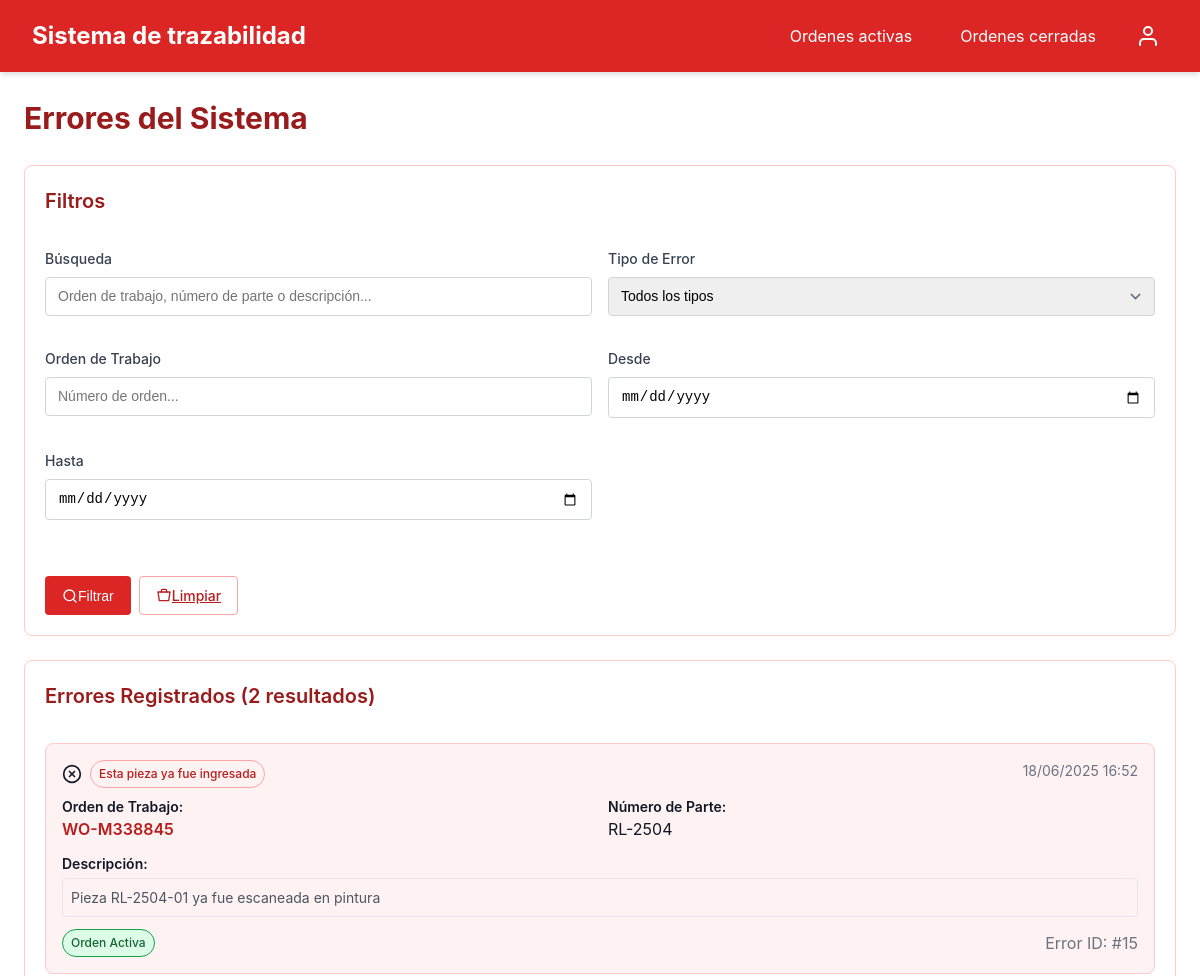
Before: /errores/ (upper part) with the older database file.
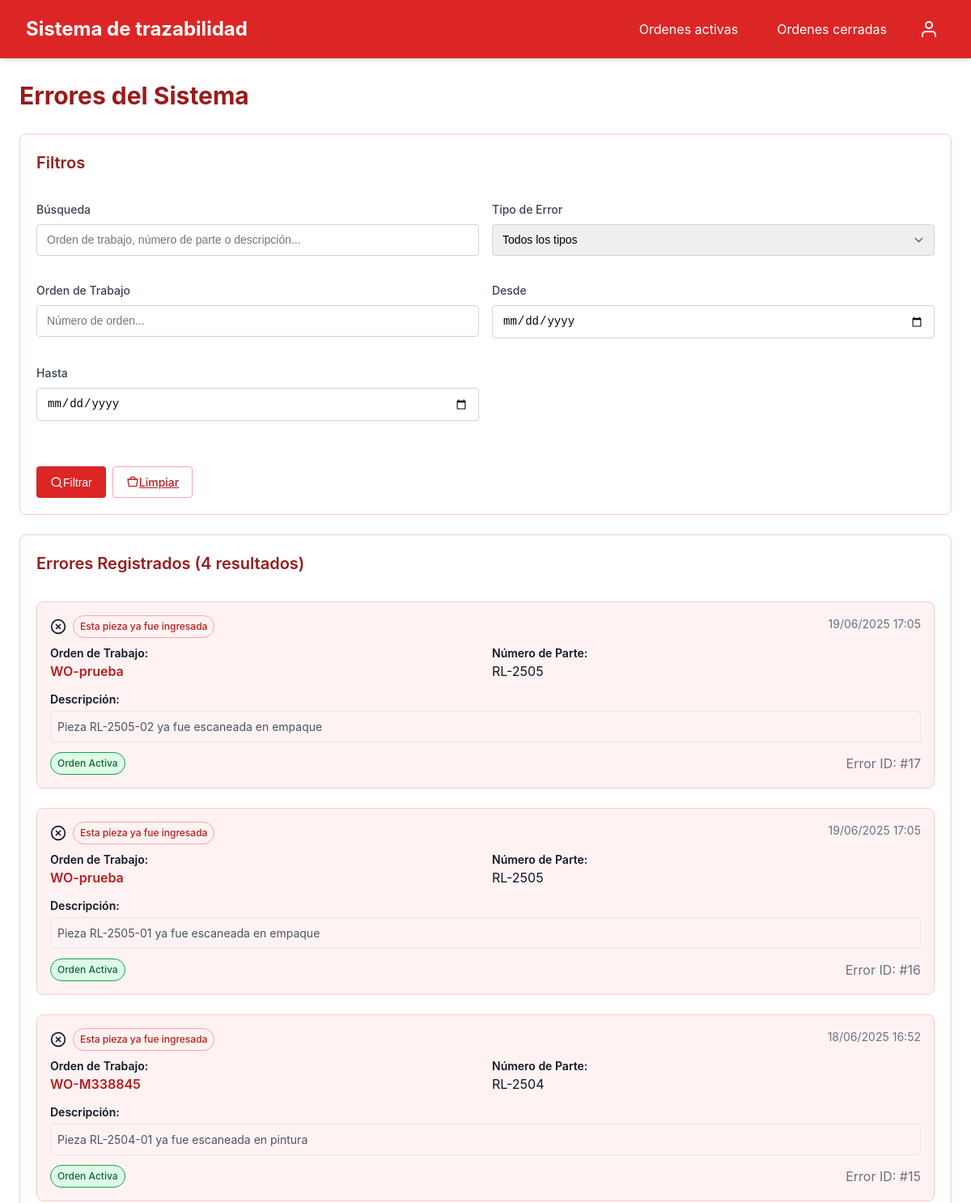
After: the same page with the newer database file.
### system/models.py (models this page shows, shortened)
class Errors(models.Model):
    ERROR_CHOICES = [
        ('exceeded_limit', 'Excedió el límite de piezas en esta celda'),
        ('missing_parts', 'Faltan piezas en esta celda'),
        ('already_entered', 'Esta pieza ya fue ingresada'),
        ('wrong_work_order', 'Esta pieza no pertenece a esta orden de trabajo'),
        ('wrong_cell', 'Esta pieza no debería estar aún en esta celda'),
    ]
    workorders = models.ForeignKey(WorkOrders, on_delete=models.CASCADE, related_name='errors')
    items = models.ForeignKey(Items, on_delete=models.CASCADE, related_name='errors')
    error = models.CharField(max_length=20, choices=ERROR_CHOICES)
    pub_date = models.DateTimeField(default=timezone.now)
    description = models.TextField(blank=True)
    class Meta:
        verbose_name_plural = "Errors"

class WorkOrders(models.Model):
    number = models.CharField(max_length=100, db_index=True)
    status = models.BooleanField(default=True)  # active or closed
    cells = models.ManyToManyField(Cells, related_name='workOrderItems')
    pub_date = models.DateTimeField(default=timezone.now)
    closed_date = models.DateTimeField(null=True, blank=True)
    closedBy = models.ForeignKey(User, on_delete=models.SET_NULL, null=True, blank=True)
    current_stage = models.CharField(
        max_length=10,
        choices=[('ensamble', 'Ensamble'), ('pintura', 'Pintura'), ('empaque', 'Empaque')],
        default='ensamble'
    )
    class Meta:
        verbose_name_plural = "Work Orders"

class Items(models.Model):
    part_number = models.CharField(max_length=100, unique=True)
    cells = models.ManyToManyField(Cells, related_name='items')
    class Meta:
        verbose_name_plural = "Items"

### system/views.py (the view)
# urls.py: path('errores/', errors_view, name='errors'),
def errors_view(request):
    errors_list = Errors.objects.select_related('workorders', 'items').order_by('-pub_date')
    search_query = request.GET.get('search', '')
    error_type = request.GET.get('error_type', '')
    date_from = request.GET.get('date_from', '')
    date_to = request.GET.get('date_to', '')
    work_order_filter = request.GET.get('work_order', '')
    if search_query:
        errors_list = errors_list.filter(
            Q(workorders__number__icontains=search_query) |
            Q(items__part_number__icontains=search_query) |
            Q(description__icontains=search_query)
        )
    if error_type:
        errors_list = errors_list.filter(error=error_type)
    if work_order_filter:
        errors_list = errors_list.filter(workorders__number__icontains=work_order_filter)
    if date_from:
        try:
            date_from_parsed = datetime.strptime(date_from, '%Y-%m-%d')
            errors_list = errors_list.filter(pub_date__date__gte=date_from_parsed.date())
        except ValueError:
            pass
    if date_to:
        try:
            date_to_parsed = datetime.strptime(date_to, '%Y-%m-%d')
            errors_list = errors_list.filter(pub_date__date__lte=date_to_parsed.date())
        except ValueError:
            pass
    paginator = Paginator(errors_list, 20)  # 20 errores por página
    page_number = request.GET.get('page')
    page_obj = paginator.get_page(page_number)
    total_errors = errors_list.count()
    today_errors = errors_list.filter(pub_date__date=timezone.now().date()).count()
    week_errors = errors_list.filter(pub_date__date__gte=timezone.now().date() - timedelta(days=7)).count()
    error_types = Errors.ERROR_CHOICES
    active_work_orders = WorkOrders.objects.filter(status=True).order_by('number')
    context = {
        'page_obj': page_obj,
        'total_errors': total_errors,
        'today_errors': today_errors,
        'week_errors': week_errors,
        'error_types': error_types,
        'active_work_orders': active_work_orders,
        'search_query': search_query,
        'error_type': error_type,
        'date_from': date_from,
        'date_to': date_to,
        'work_order_filter': work_order_filter,
    }
    return render(request, 'system/errors.html', context)

### system/templates/system/errors.html (shortened to what the changed rows need)
{% extends 'system/base.html' %}
{% block content %}
<div class="space-y">
    <div class="flex justify-between items-center">
        <h1 class="page-title">Errores del Sistema</h1>
    </div>
    <div class="card">
        <div class="card-header">
            <h2 class="card-title">Filtros</h2>
        </div>
    </div>
    <div class="card">
        <div class="card-header">
            <h2 class="card-title">
                Errores Registrados
                {% if page_obj.paginator.count %}
                    ({{ page_obj.paginator.count }} resultado{% if page_obj.paginator.count != 1 %}s{% endif %})
                {% endif %}
            </h2>
        </div>
        <div class="card-content">
            {% if page_obj %}
                <div class="space-y">
                    {% for error in page_obj %}
                        <div class="border border-red-200 rounded-lg p-4 bg-red-50">
                            <div class="flex justify-between items-start mb-2">
                                <div class="flex items-center gap-2">
                                    <span class="badge badge-outline">{{ error.get_error_display }}</span>
                                </div>
                                <div class="text-sm text-gray-500">
                                    {{ error.pub_date|date:"d/m/Y H:i" }}
                                </div>
                            </div>
                            <div class="grid grid-cols-2 gap-4 mb-3">
                                <div>
                                    <div class="text-sm font-semibold text-gray-700">Orden de Trabajo:</div>
                                    <div class="text-red-700 font-semibold">WO-{{ error.workorders.number }}</div>
                                </div>
                                <div>
                                    <div class="text-sm font-semibold text-gray-700">Número de Parte:</div>
                                    <div class="text-gray-900">{{ error.items.part_number }}</div>
                                </div>
                            </div>
                            {% if error.description %}
                                <div class="mt-3">
                                    <div class="text-sm font-semibold text-gray-700 mb-1">Descripción:</div>
                                    <div class="text-gray-600 text-sm bg-white p-2 rounded border">
                                        {{ error.description }}
                                    </div>
                                </div>
                            {% endif %}
                            <div class="mt-3 flex justify-between items-center">
                                <div class="flex gap-2">
                                    <span class="badge {% if error.workorders.status %}badge-success{% else %}badge-neutral{% endif %}">
                                        {% if error.workorders.status %}Orden Activa{% else %}Orden Cerrada{% endif %}
                                    </span>
                                </div>
                                <div class="text-xs text-gray-500">
                                    Error ID: #{{ error.id }}
                                </div>
                            </div>
                        </div>
                    {% endfor %}
                </div>
            {% endif %}
        </div>
    </div>
</div>
{% endblock %}

Changed rows visible on the page:
added Errors: error "Esta pieza ya fue ingresada", pub_date "19/06/2025 17:05", workorders.number "prueba", items.part_number "RL-2505", description "Pieza RL-2505-02 ya fue escaneada en empaque", shows "Orden Activa", id "17"
added Errors: error "Esta pieza ya fue ingresada", pub_date "19/06/2025 17:05", workorders.number "prueba", items.part_number "RL-2505", description "Pieza RL-2505-01 ya fue escaneada en empaque", shows "Orden Activa", id "16"
Other visible differences:
{{ page_obj.paginator.count }}: "2" → "4"
